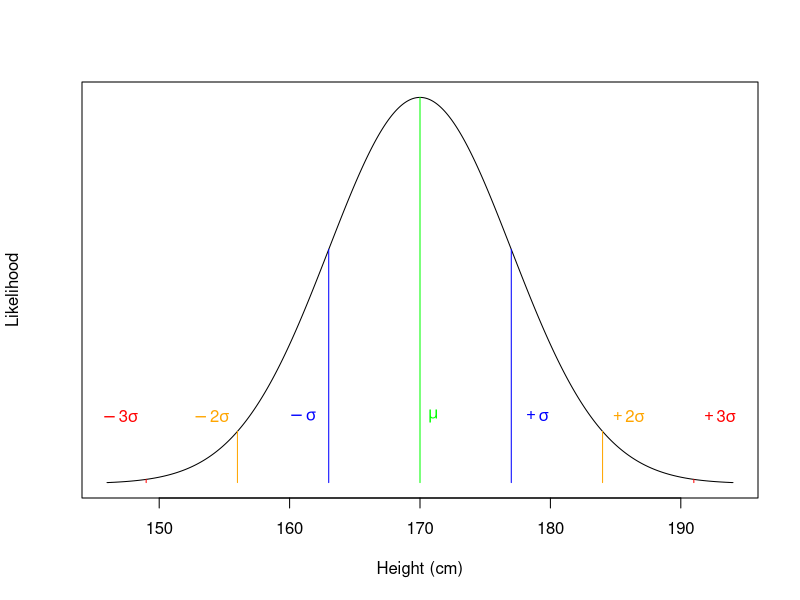

This figure's R source: (Note: this script raises an error after producing the figure.)
## ---- chunk 1

x <- seq(146,194,0.01) # here we use the sequence function to generate our quantiles ranging from -4 to 4 in steps of 0.01
mean = 170
sd = 7
y = dnorm(x, mean, sd)
ymin<- min(y)
ymax<- max(y)

plot(x,y, type = "l", col = "black", xlab = "Height (cm)", ylab = "Likelihood", yaxt='n' )
polygon(c(mean,mean), c( ymin, ymax), border ="green")
polygon(c(mean-sd, mean-sd), c(y[x==mean-sd], ymin), border ="blue")
polygon(c(mean-(2*sd),mean-(2*sd)), c( y[x==mean-(2*sd)], ymin), border ="orange")
polygon(c(mean-(3*sd),mean-(3*sd)), c( y[x==mean-(3*sd)], ymin), border ="red")
polygon(c(mean+sd,mean+sd), c( y[x==mean+sd], ymin), border ="blue")
polygon(c(mean+(2*sd),mean+(2*sd)), c( y[x==mean+(2*sd)], ymin), border ="orange")
polygon(c(mean+(3*sd),mean+(3*sd)), c( y[x==mean+(3*sd)], ymin), border ="red")
text(170+1, 0.01, expression(mu), col = "green")
text(mean-sd-2, 0.01, expression(-sigma), col = "blue")
text(mean+sd+2, 0.01, expression(+sigma), col = "blue")
text(mean-(2*sd)-2, 0.01, expression(-2*sigma), col = "orange")
text(mean+(2*sd)+2, 0.01, expression(+2*sigma), col = "orange")
text(mean-(3*sd)-2, 0.01, expression(-3*sigma), col = "red")
text(mean+(3*sd)+2, 0.01, expression(+3*sigma), col = "red")

## ---- chunk 2

IQ_data <- tibble(IQ_range = c(40, 160))

ggplot(IQ_data, aes(IQ_range)) + 
  stat_function(fun = dnorm, args = list(mean = 100, sd = 15)) +
  labs(x = "IQ Score", y = "Likelihood") +
  theme_classic()
## ---- chunk 3
ND_data <- tibble(ND_range = seq(-4, 4, 0.01))
ggplot(ND_data, aes(ND_range)) + 
  stat_function(fun = dnorm, args = list(mean = 0, sd = 1)) +
  labs(x = "SD units", y = "Likelihood", title = "The Normal Distribution") +
  theme_classic()
## ---- chunk 4
pnorm(150, 170, 7, lower.tail = TRUE)
## ---- chunk 5
pnorm(195, 170, 7, lower.tail = FALSE)
## ---- chunk 6
# students dont see this code, just the shaded output.
x<-seq(146,194,0.01) 
mean = 170
sd = 7
y = dnorm(x, mean, sd)
ymin<- min(y)
ymax<- max(y)
xmin<- min(x)
xmax<- max(x)

{plot(x,y, type = "l", col = "black", xlab = "Height (cm)", ylab ="Likelihood")
polygon(c( x[x>=185], xmax),  c(ymin, y[x>=185]), col="purple")
text(185+1, 0.01, "185cm", col = "purple")}
## ---- chunk 7
qnorm(0.1, 100, 15) 
## ---- chunk 8
x<-seq(40,160,0.01) # here we use the sequence function to generate our quantiles ranging from -4 to 4 in steps of 0.01
mean = 100
sd = 15
y = dnorm(x, mean, sd)
ymin<- min(y)
ymax<- max(y)

xmin<- min(x)
xmax<- max(x)

{plot(x,y, type = "l", col = "black", xlab = "IQ", ylab = "Likelihood" )
polygon(c( x[x<=80.77673], 80.77673),  c(y[x<=80.77673],ymin ), col="purple")
text(75, 0.0025, "10%", col = "White")}
